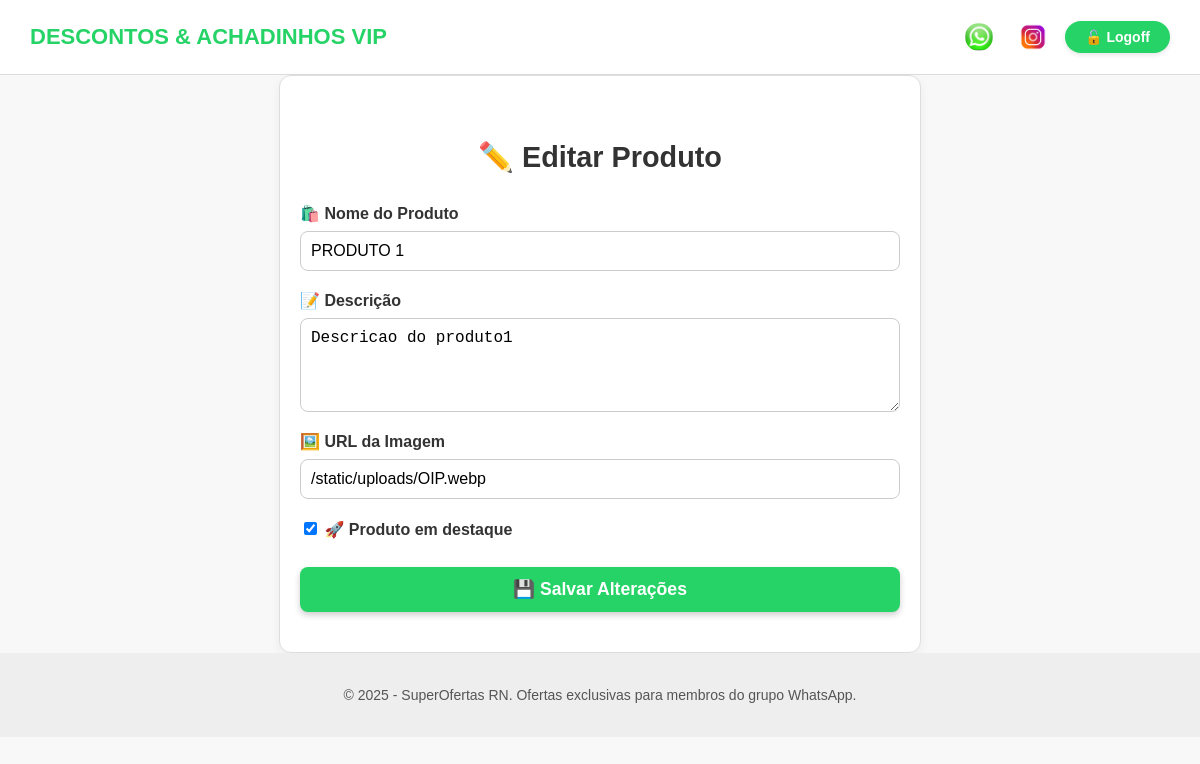
/produtos/editar/1 (signed in), run on the app's committed database.
### models.py (models this page shows)
class Produto(db.Model):
    id = db.Column(db.Integer, primary_key=True)
    nome = db.Column(db.String(100), nullable=False)
    descricao = db.Column(db.Text, nullable=False)
    imagem_url = db.Column(db.String(255))
    destaque = db.Column(db.Boolean, default=False)

### routes.py (the view)
@routes.route('/produtos/editar/<int:id>', methods=['GET'])
@login_required
def editar_produto(id):
    produto = Produto.query.get_or_404(id)
    return render_template('editar_produto.html', produto=produto)

### app.py (called while the page is built)
@login_manager.user_loader
def load_user(user_id):
    return Usuario.query.get(int(user_id))

@app.context_processor
def inject_user():
    return dict(current_user=current_user)

### templates/editar_produto.html (shortened to what this page needs)
{% extends 'base.html' %}
{% block content %}
  <section class="edit-produto-container">
    <h2>✏️ Editar Produto</h2>
    <form method="POST" action="{{ url_for('routes.atualizar_produto', id=produto.id) }}" class="edit-form">
      <div class="form-group">
        <label for="nome">🛍️ Nome do Produto</label>
        <input type="text" id="nome" name="nome" value="{{ produto.nome }}" required>
      </div>
      <div class="form-group">
        <label for="descricao">📝 Descrição</label>
        <textarea id="descricao" name="descricao" rows="4">{{ produto.descricao }}</textarea>
      </div>
      <div class="form-group">
        <label for="imagem_url">🖼️ URL da Imagem</label>
        <input type="text" id="imagem_url" name="imagem_url" value="{{ produto.imagem_url }}">
      </div>
      <div class="form-group destaque">
        <label>
          <input type="checkbox" name="destaque" {% if produto.destaque %}checked{% endif %}>
          🚀 Produto em destaque
        </label>
      </div>
      <button type="submit" class="cta-button">💾 Salvar Alterações</button>
    </form>
  </section>
{% endblock %}

### static/style.css (style rules this page uses)
body { font-family: Arial, sans-serif; margin: 0; padding: 0; background-color: #f8f8f8; color: #333; }
.cta-button { background-color: white; color: #25D366; font-weight: bold; padding: 12px 30px; border-radius: 30px; text-decoration: none; font-size: 16px; display: inline-block; box-shadow: 0 3px 6px rgba(0,0,0,0.2); transition: transform 0.2s ease; }
.edit-produto-container { max-width: 600px; margin: 0 auto; padding: 40px 20px; background: #ffffff; border: 1px solid #ddd; border-radius: 12px; box-shadow: 0 4px 12px rgba(0,0,0,0.05); }
.edit-produto-container h2 { text-align: center; margin-bottom: 30px; font-size: 1.8rem; }
.edit-form .form-group { margin-bottom: 20px; display: flex; flex-direction: column; }
.edit-form label { font-weight: bold; margin-bottom: 8px; color: #333; }
.edit-form input[type="text"], .edit-form textarea { padding: 10px; border: 1px solid #ccc; border-radius: 8px; font-size: 1rem; width: 100%; box-sizing: border-box; }
.edit-form textarea { resize: vertical; }
.edit-form .destaque { margin-top: 10px; }
.edit-form .cta-button { display: block; width: 100%; background-color: #25D366; color: #fff; font-weight: bold; font-size: 1.1rem; padding: 12px; border: none; border-radius: 8px; cursor: pointer; transition: background-color 0.3s ease; }

### data on the page
Produto: nome "PRODUTO 1", descricao "Descricao do produto1", imagem_url "/static/uploads/OIP.webp", destaque "☑"
